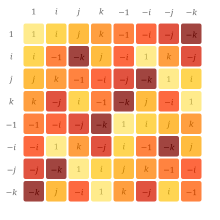

Write the Python code that produced this figure.
import drawsvg as dw
from sympy import Quaternion

from diagram import rgb


def cayley_table(G, *, texify):
    d = dw.Drawing(220, 220)

    dark_gray = rgb(0.4, 0.4, 0.4)

    table_width = 180
    table_height = 180

    box_padding = 2

    n = len(G)
    w = table_width / n
    h = table_height / n

    box_colors = {}
    label_colors = {}

    for m, g in enumerate(G):
        t = 0.1 + 0.8 * (1 - (m + 1) / n)
        s = max(0, min(1, t))
        red = 1 - (1 - max(0, min(1, 3 * t))) ** 2
        green = 3 * s * s - 2 * s * s * s
        blue = max(0, min(1, 3 * t - 2))
        box_colors[g] = rgb(red, green, blue)
        label_colors[g] = rgb(0.75 * red, 0.75 * green, 0.75 * blue)

        u = (m + 1.5) * w
        v = (m + 1.5) * h
        d.append(dw.Text(texify(g), "8px", w / 2, v, center=True, fill=dark_gray))
        d.append(dw.Text(texify(g), "8px", u, h / 2, center=True, fill=dark_gray))

    for x, b in enumerate(G):
        for y, c in enumerate(G):
            a = b * c

            box = box_colors.get(a)
            if box is not None:
                d.append(
                    dw.Rectangle(
                        (x + 1) * w + box_padding / 2,
                        (y + 1) * h + box_padding / 2,
                        w - box_padding,
                        h - box_padding,
                        rx=2,
                        fill=box_colors[a],
                        fill_opacity=0.75,
                    )
                )

            label = label_colors.get(a)
            if label is not None:
                d.append(
                    dw.Text(
                        texify(a),
                        "8px",
                        (x + 1.5) * w,
                        (y + 1.5) * h,
                        center=True,
                        fill=label,
                    )
                )

    return d


def single(x, v):
    if v:
        return v if x == 1 else f"-{v}" if x == -1 else f"{x}{v}"
    else:
        return str(x)


def short(g):
    l = [
        single(x, v)
        for x, v in [(g.a, ""), (g.b, "i"), (g.c, "j"), (g.d, "k")]
        if x != 0
    ]
    if len(l) != 1:
        raise ValueError(f"Expected 1 non-zero term, got {len(l)}")
    return "".join(l)


def draw():
    one = Quaternion(1)
    i = Quaternion(0, 1)
    j = Quaternion(0, 0, 1)
    k = Quaternion(0, 0, 0, 1)
    return cayley_table([one, i, j, k, -one, -i, -j, -k], texify=short)
